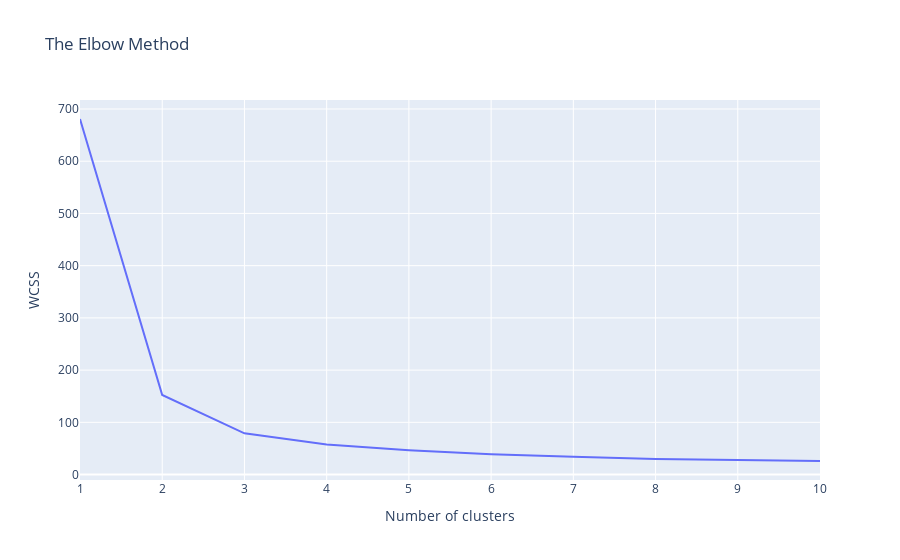

This figure's notebook cell:
### Code cell
px.line(x = range(1,11), 
        y= wcss,
       title="The Elbow Method",
       labels={'x': "Number of clusters",'y':"WCSS"})

### Figure 1 — Plotly figure (JSON) as saved in the notebook; plotly's stock layout.template omitted (floating-point values rounded to 4 significant figures)
{"data": [{"hovertemplate": "Number of clusters=%{x}<br>WCSS=%{y}<extra></extra>", "legendgroup": "", "line": {"color": "#636efa", "dash": "solid"}, "mode": "lines", "name": "", "orientation": "v", "showlegend": false, "type": "scatter", "x": [1, 2, 3, 4, 5, 6, 7, 8, 9, 10], "xaxis": "x", "y": [680.8, 152.4, 78.94, 57.35, 46.54, 38.94, 34.19, 29.91, 27.93, 25.96], "yaxis": "y"}], "layout": {"legend": {"tracegroupgap": 0}, "title": {"text": "The Elbow Method"}, "xaxis": {"anchor": "y", "domain": [0, 1], "title": {"text": "Number of clusters"}}, "yaxis": {"anchor": "x", "domain": [0, 1], "title": {"text": "WCSS"}}}}
